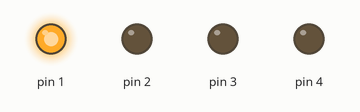
Simulated run of this sketch. Board: Arduino Uno, built with avr-gcc and run on an emulated ATmega328P. On the bench: output pins drawn as LEDs (lit = HIGH).

Above: at 0.5 s.
At 1.5 s:
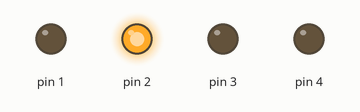
At 2.5 s:
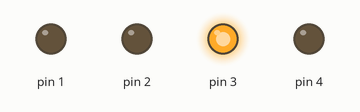
At 3.5 s:
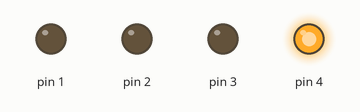
Timing chart, 0 to 5.2 s (numbered marks = the images above):
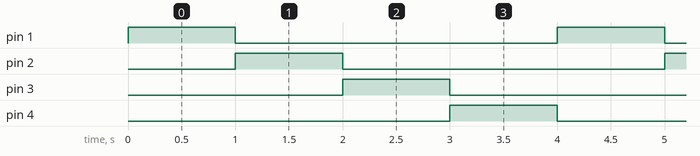

The sketch:

LED_Chaser_Activity_2.ino
```cpp
void setup()
{
  pinMode(1, OUTPUT);
  pinMode(2, OUTPUT);
  pinMode(3, OUTPUT);
  pinMode(4, OUTPUT);
}

void loop()
{
  digitalWrite(1, HIGH);
  digitalWrite(4,LOW);
  delay(1000);
  digitalWrite(2, HIGH);
  digitalWrite(1,LOW);
  delay(1000);
  digitalWrite(3,HIGH);
  digitalWrite(2,LOW);
  delay(1000);
  digitalWrite(4,HIGH);
  digitalWrite(3,LOW);
  delay(1000);
}
```

Measured:
- by itself, pin 1–4: alternates HIGH for 1.0 s and LOW for 3.0 s
- by itself, everything shown: repeats every 4.0 s, in 4 steps
